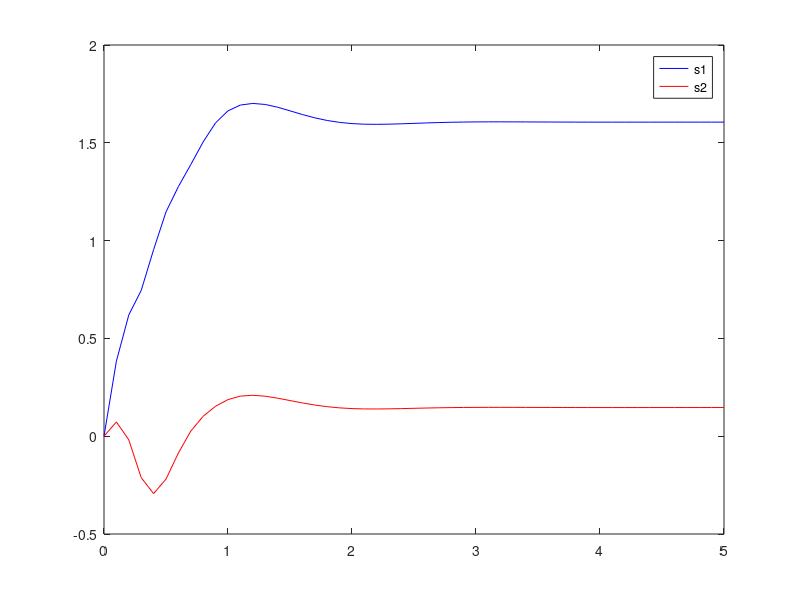
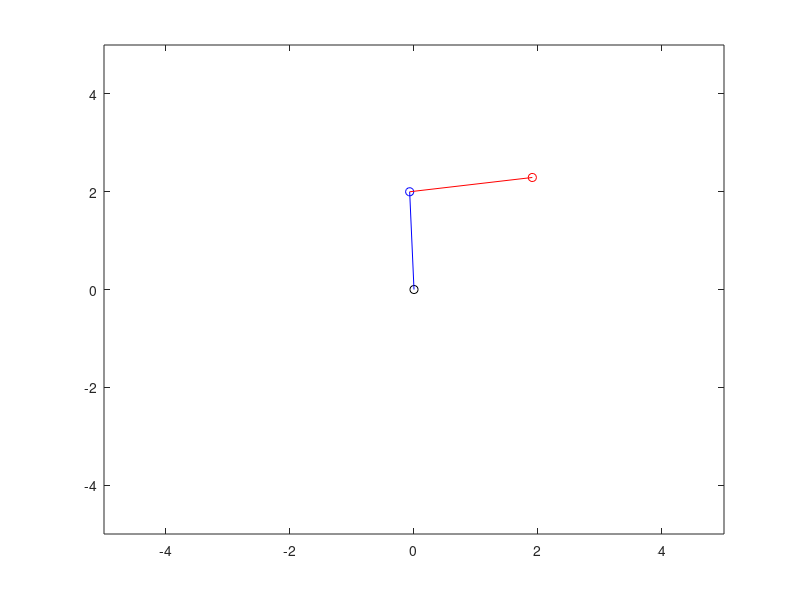

Recreate these plots in MATLAB, in order. (Note: this script raises an error after producing the figures.)
clc;
clear all;
close all;

M1 = 2.75; %kg
k1 = 511.395; %N/m 
m1 = 5.067; %kg
c1 = 2.5593; %Ns/m
M2 = 2.75; %kg
k2 = 511.395; %N/m 
m2 = 5.067; %kg
c2 = 2.5593; %Ndm
l1 = 2;
l2 = 2;

A= [ 0 1 0 0 0 0 0 0
    -k1*(1/M1 + 1/m1) -c1/m1 0 0 0 0 0 0
    0 0 0 1 0 0 0 0
    k1/M1 0 0 0 0 0 0 0
    0 0 0 0 0 1 0 0
    0 0 0 0 -k2*(1/M2 + 1/m2) -c2/m2 0 0
    0 0 0 0 0 0 0 1
    k1/m1 c1/m1 0 0 k2/M2 0 0 0];

B= [0 -1/M1 0 1/M1 0 0 0 0
    0 -1/m1 0 0 0 -1/M2 0 (1/m1 + 1/M2)]';

C= [0 0 1 0 0 0 0 0
    0 0 0 0 0 0 1 0];
D= 0;

K = [-51.59 32.61 314.44 96.21 284.79 9.68 -33.57 15.15
   163.16 37.98 33.57 33.98 -433.18 -7.09 314.441 80.18];

t= 5;

x0 = [0 0 0 0 0 0 0 0]';
u = [500*ones(1,(t*10+1))
     100*ones(1,(t*10+1))];


MIMO=ss(A,B,C,D);
KMIMO=ss(A-B*K,B,C,D);
s = lsim(KMIMO,u,0:0.1:t,x0);

figure(1)
plot(0:0.1:t,s(:,1),'b',0:0.1:t,s(:,2),'r')
legend('s1','s2');



for i = 1:length(s)

    b1 = [cos(s(i,1))*l1; sin(s(i,1))*l1];
    b2 = b1 + [cos(s(i,2))*l2; sin(s(i,2))*l2];
    
    beam1 = [zeros(2,1) b1];
    beam2 = [b1 b2];        
    
    figure(2)
    plot(0,0,'ko',b1(1),b1(2),'bo',beam1(1,:),beam1(2,:),'b',b2(1),b2(2),'ro',beam2(1,:),beam2(2,:),'r')
    axis([-5 5 -5 5])
    
    pause(0.1)
    
    
end

%%
MIMOdisc = c2d(MIMO,0.1,'zoh');

N = 100;

A = MIMOdisc.A;
B = MIMOdisc.B;
C = MIMOdisc.C;
D = MIMOdisc.D;

Q = 1;
R = 0;

x0 = [0 0 0 0 0 0 0 0]';

T = zeros(8*N,8);
T(1:8,1:8) = eye(8);
S = zeros(8*N,2*N);
for i = 2:N
 T((8*i)-7:8*i,:) = A^(i-1);
 for k = 1:i-1
 S((8*i)-7:8*i,2*k-1:2*k) = A^(i-k-1)*B;
 end
end


QH = Q*eye((N)*8);

xdest = [0 0 pi 0 0 0 pi 0]';
udest = [0 0]';

xref = zeros(8*N,1);
uref = zeros(2*N,1);
for l = 1:N
    xref(l*8-7:l*8,1) = xdest;
    uref(l*2-1:l*2,1) = udest;
end

H = 0.5*(S'*QH*S + 2*R*eye(N*2));
h = x0'*T'*QH*S - xref'*QH*S - uref'*R*eye(N*2);


cvx_begin

variable u(2*N,1)

minimize(u'*H*u + h*u)
    
    
cvx_end

uopt = zeros(2,N);

for j = 1:N
 uopt(:,j) = u(2*j-1:2*j);
end

s = lsim(MIMOdisc,uopt,0:0.1:0.1*(N-1),x0);

for i = 1:length(s)

    b1 = [cos(s(i,1))*l1; sin(s(i,1))*l1];
    b2 = b1 + [cos(s(i,2)+s(i,1))*l2; sin(s(i,2)+s(i,1))*l2];
    
    beam1 = [zeros(2,1) b1];
    beam2 = [b1 b2];        
    
    figure(2)
    plot(0,0,'ko',b1(1),b1(2),'bo',beam1(1,:),beam1(2,:),'b',b2(1),b2(2),'ro',beam2(1,:),beam2(2,:),'r')
    axis([-5 5 -5 5])
    
    pause(0.1)
    
    
end
